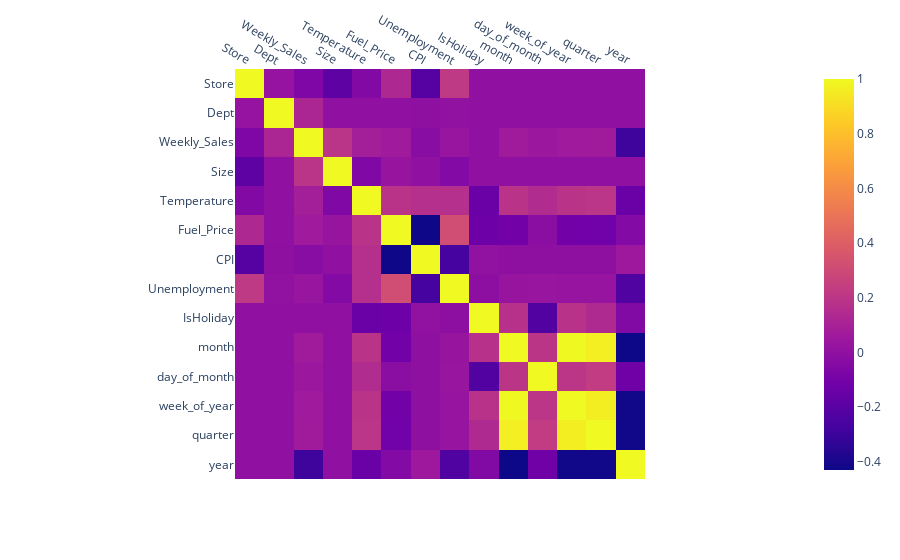

Here is the notebook cell this chart was saved with:
### Code cell
corr_df = data[numeric_columns].corr(method="pearson")

fig = px.imshow(
    corr_df.values,
    x=numeric_columns,
    y=numeric_columns,
)
fig.update_xaxes(side="top")
fig.show()

### Figure 1 — Plotly figure (JSON) as saved in the notebook; plotly's stock layout.template omitted (floating-point values rounded to 4 significant figures; data arrays with more than 128 entries replaced by an {"elided": "..."} marker saying what was removed)
{"data": [{"coloraxis": "coloraxis", "hovertemplate": "x: %{x}<br>y: %{y}<br>color: %{z}<extra></extra>", "name": "0", "type": "heatmap", "x": ["Store", "Dept", "Weekly_Sales", "Size", "Temperature", "Fuel_Price", "CPI", "Unemployment", "IsHoliday", "month", "day_of_month", "week_of_year", "quarter", "year"], "xaxis": "x", "y": ["Store", "Dept", "Weekly_Sales", "Size", "Temperature", "Fuel_Price", "CPI", "Unemployment", "IsHoliday", "month", "day_of_month", "week_of_year", "quarter", "year"], "yaxis": "y", "z": {"elided": "14x14 float values"}}], "layout": {"coloraxis": {"colorscale": [[0, "#0d0887"], [0.1111, "#46039f"], [0.2222, "#7201a8"], [0.3333, "#9c179e"], [0.4444, "#bd3786"], [0.5556, "#d8576b"], [0.6667, "#ed7953"], [0.7778, "#fb9f3a"], [0.8889, "#fdca26"], [1, "#f0f921"]]}, "margin": {"t": 60}, "xaxis": {"anchor": "y", "constrain": "domain", "domain": [0, 1], "scaleanchor": "y", "side": "top"}, "yaxis": {"anchor": "x", "autorange": "reversed", "constrain": "domain", "domain": [0, 1]}}}
